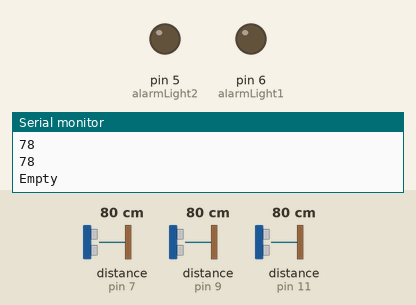
Bench run of a sketch on a simulated Arduino Uno, built with avr-gcc and run on an emulated ATmega328P. Shown: output pins drawn as LEDs (lit = HIGH), the last lines printed to the serial monitor. Wiring (inferred from the names in the program): 3 × ultrasonic range finder: trigger pin 8, echo pin 7 / trigger pin 10, echo pin 9 / trigger pin 12, echo pin 11. The test bench sets the inputs (shaded band); at power-on: distance to the obstacle (sensors on pin 7, pin 9, pin 11) 80 cm. The echo pulse lasts 58.3 µs per cm; pins used as bus, display or sensor lines are not drawn.

Above: at 1.9 s.
2.0 s: distance to the obstacle (sensor on pin 7) set to 30 cm
3.6 s: distance to the obstacle (sensor on pin 7) set to 25 cm
At 5.2 s:
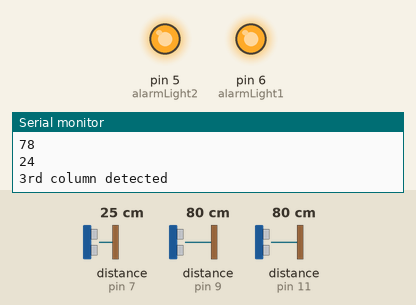
5.8 s: distance to the obstacle (sensor on pin 9) set to 32 cm
7.3 s: distance to the obstacle (sensor on pin 9) set to 26 cm
At 8.3 s:
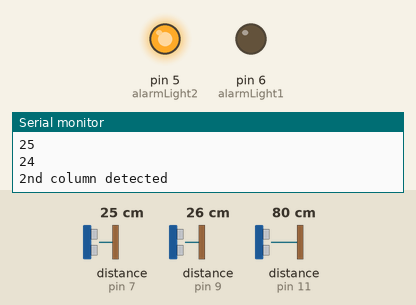
8.8 s: distance to the obstacle (sensor on pin 11) set to 32 cm
10.3 s: distance to the obstacle (sensor on pin 11) set to 26 cm
At 10.9 s:
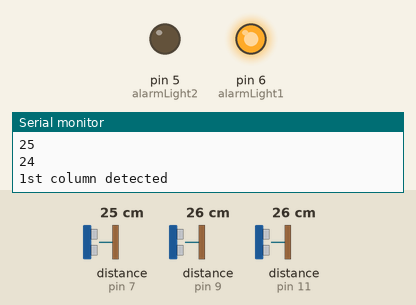
Timing chart, 0 to 12.8 s (numbered marks = the images above; inputs shaded):
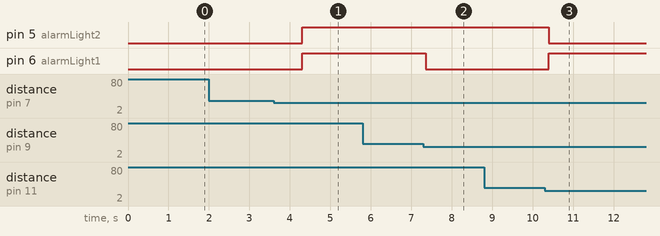

The sketch:

columns.ino
```cpp
//This is for columns
//Output signals:
//00 - Nothing detected
//01 - column 1 detected
//10 - column 2 detected
//11 - column 3 detected

// defines pins numbers - 5v
const int trigPin1 = 12;
const int echoPin1 = 11;
const int trigPin2 = 10;
const int echoPin2 = 9;
const int trigPin3 = 8;
const int echoPin3 = 7;
const int alarmLight1 = 6; // least significant bit
const int alarmLight2 = 5; // most significant bit

//program info
const int boardHeight = 28;

// defines variables
long distance;
long duration;
long distance1;
long duration2;
long distance2;
long duration3;
long distance3;

void setup() {
  pinMode(trigPin1, OUTPUT);
  pinMode(echoPin1, INPUT);
  pinMode(trigPin2, OUTPUT);
  pinMode(echoPin2, INPUT);
  pinMode(trigPin3, OUTPUT);
  pinMode(echoPin3, INPUT);
  pinMode(alarmLight1, OUTPUT);
  pinMode(alarmLight2, OUTPUT);
  Serial.begin(9600); // Starts the serial communication
}

void loop() {
  delay(500);
  SonarSensor(trigPin3, echoPin3);
  distance3 = distance;
  delay(50);
  SonarSensor(trigPin1, echoPin1);
  distance1 = distance;
  delay(50);
  SonarSensor(trigPin2, echoPin2);
  distance2 = distance;
  // Prints the distance on the Serial Monitor
  Serial.println("Distances: ");
  Serial.println(distance1);
  Serial.println(distance2);
  Serial.println(distance3);
  if (distance1<boardHeight){ //1th column is high
    digitalWrite(alarmLight1, HIGH);
    digitalWrite(alarmLight2, LOW);
    Serial.println("1st column detected");
  }
  else if (distance2<boardHeight){ //2nd column is high
    digitalWrite(alarmLight1, LOW);
    digitalWrite(alarmLight2, HIGH);
    Serial.println("2nd column detected");
  }
  else if (distance3<boardHeight){ //3rd column is high
    digitalWrite(alarmLight1, HIGH);
    digitalWrite(alarmLight2, HIGH);
    Serial.println("3rd column detected");
  }

  else{
    Serial.println("Empty");
    digitalWrite(alarmLight1, LOW);
    digitalWrite(alarmLight2, LOW);
  }
}

void SonarSensor(int trigPin,int echoPin)
{
  digitalWrite(trigPin, LOW);
  delayMicroseconds(10);
  digitalWrite(trigPin, HIGH);
  delayMicroseconds(10);
  digitalWrite(trigPin, LOW);
  duration = pulseIn(echoPin, HIGH);
  distance = (duration/2)*0.034;

}
```

Measured:
- the behaviour switches between 29 and 28 cm on distance to the obstacle (sensor on pin 7) (found by bisection; images 0 and 1)
- the behaviour switches between 29 and 28 cm on distance to the obstacle (sensor on pin 9) (found by bisection; images 1 and 2)
- the behaviour switches between 29 and 28 cm on distance to the obstacle (sensor on pin 11) (found by bisection; images 2 and 3)
- after the input at 3.6 s, pin 5 (alarmLight2), pin 6 (alarmLight1): LOW → HIGH after 0.70 s
- after the input at 7.3 s, pin 6 (alarmLight1): HIGH → LOW after 0.06 s
- after the input at 10.3 s, pin 5 (alarmLight2): HIGH → LOW after 0.10 s; pin 6 (alarmLight1): LOW → HIGH after 0.10 s
